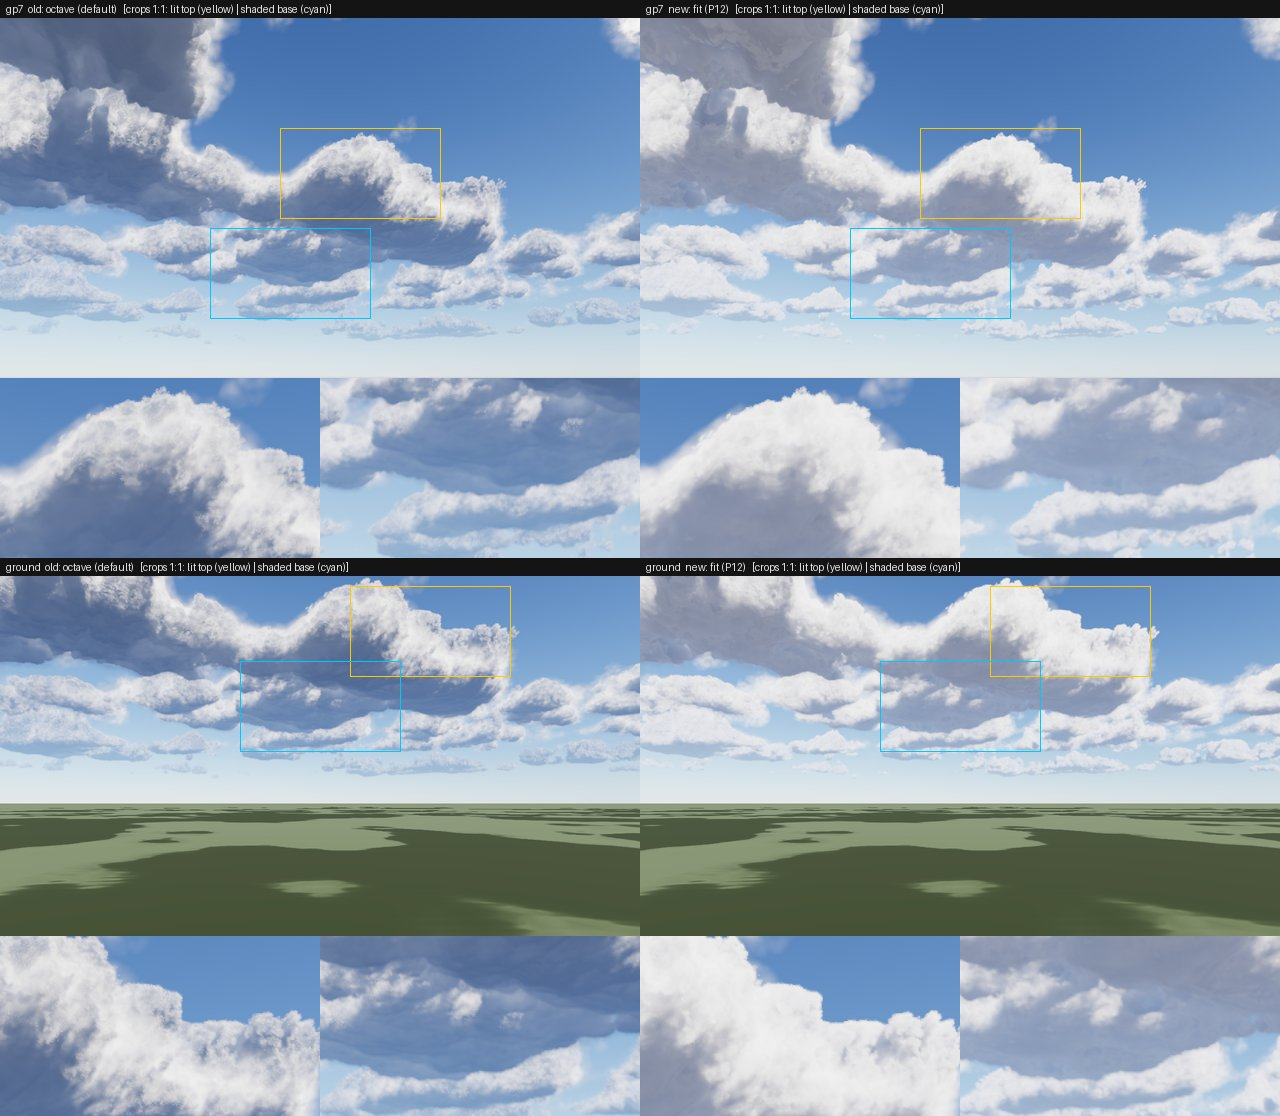

The Python source for this figure:
# P1.2d sheet: rows gp7, ground; columns old (octave) | new (fit). Each cell: the frame at half size, under it 1:1 crops (lit top | shaded base).
# Run from this directory: python3 sheet.py
from PIL import Image, ImageDraw
CROPS = {'gp7': [(560, 220), (420, 420)], 'ground': [(700, 20), (480, 170)]}   # top-left of 320x180 crops, full-res pixels
W, FH, CH, LH = 640, 360, 180, 18
sheet = Image.new('RGB', (2 * W, 2 * (LH + FH + CH)), (20, 20, 20))
d = ImageDraw.Draw(sheet)
for r, v in enumerate(['gp7', 'ground']):
    for c, (s, name) in enumerate([('old', 'old: octave (default)'), ('new', 'new: fit (P12)')]):
        im = Image.open(f'{s}/{v}.png').convert('RGB')
        x0, y0 = c * W, r * (LH + FH + CH)
        d.text((x0 + 6, y0 + 3), f'{v}  {name}   [crops 1:1: lit top (yellow) | shaded base (cyan)]', fill=(230, 230, 230))
        sheet.paste(im.resize((W, FH), Image.LANCZOS), (x0, y0 + LH))
        for k, (cx, cy) in enumerate(CROPS[v]):
            sheet.paste(im.crop((cx, cy, cx + 320, cy + 180)), (x0 + k * 320, y0 + LH + FH))
            d.rectangle((x0 + cx // 2, y0 + LH + cy // 2, x0 + cx // 2 + 160, y0 + LH + cy // 2 + 90), outline=(255, 200, 0) if k == 0 else (0, 200, 255))
sheet.save('sheet.jpg', quality=85)
